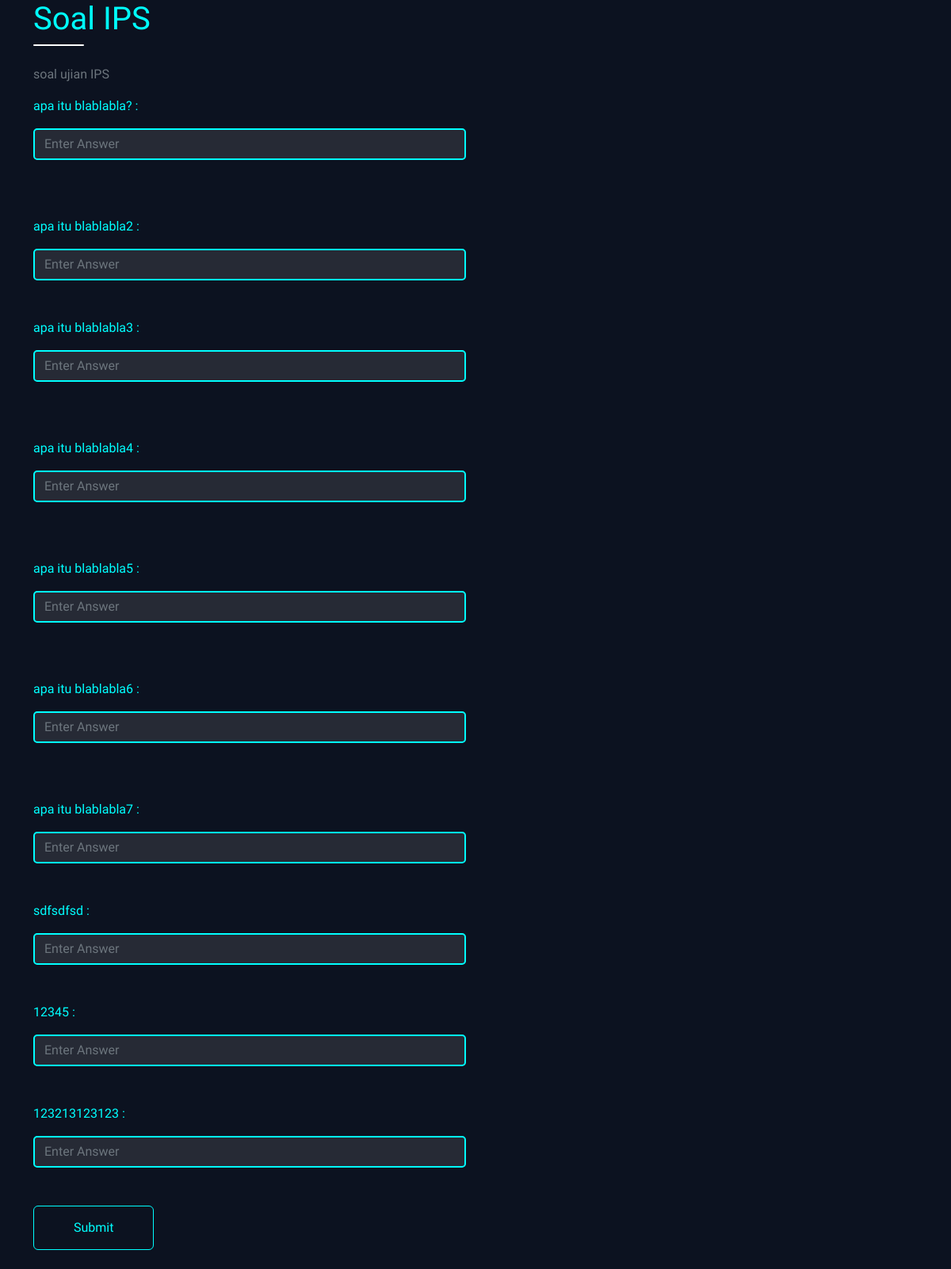
Screenshot of /play.php?id=1 with the database file from the repository.
### tables this page shows
CREATE TABLE `quiz` (
  `id` int(11) NOT NULL,
  `judul` varchar(900) NOT NULL,
  `deskripsi` longtext NOT NULL,
  `author` varchar(900) NOT NULL,
  `waktu` varchar(900) NOT NULL,
  `quiz1` longtext NOT NULL,
  `jawaban1` longtext NOT NULL,
  `quiz2` longtext NOT NULL,
  `jawaban2` longtext NOT NULL,
  `quiz3` longtext NOT NULL,
  `jawaban3` longtext NOT NULL,
  `quiz4` longtext NOT NULL,
  `jawaban4` longtext NOT NULL,
  `quiz5` longtext NOT NULL,
  `jawaban5` longtext NOT NULL,
  `quiz6` longtext NOT NULL,
  `jawaban6` longtext NOT NULL,
  `quiz7` longtext NOT NULL,
  `jawaban7` longtext NOT NULL,
  `quiz8` longtext NOT NULL,
  `jawaban8` longtext NOT NULL,
  `quiz9` longtext NOT NULL,
  `jawaban9` longtext NOT NULL,
  `quiz10` longtext NOT NULL,
  `jawaban10` longtext NOT NULL
);

### play.php (the view, shortened to what this page needs)
<?php
require "func/koneksi.php";
$id = $_GET["id"];
$query = mysqli_query($kon, "SELECT * FROM quiz WHERE id='$id'");
$data = mysqli_fetch_array($query);
?>
<!DOCTYPE html>
<html lang="en">
<head>
    <link rel="stylesheet" href="css/style.css">
    <link href="https://cdn.jsdelivr.net/npm/bootstrap@5.2.1/dist/css/bootstrap.min.css" rel="stylesheet">
</head>
<body>
    <div class="form">
        <div class="container">
            <div class="row">
                <div class="col-md-6">
                    <h1><?= $data["judul"] ?></h1>
                    <div class="line"></div>
                    <br>
                    <p class="text-muted"><?= $data["deskripsi"] ?></p>
                    <form action="" method="POST">
                        <p><?= $data["quiz1"] ?> :</p>
                        <input type="text" name="jawaban1" id="jawaban1" class="form-control" autocomplete="off" placeholder="Enter Answer">
                        <br><br>
                        <br>
                        <p><?= $data["quiz2"] ?> :</p>
                        <input type="text" name="jawaban2" id="jawaban2" class="form-control" autocomplete="off" placeholder="Enter Answer">
                        <br><br>
                        <p><?= $data["quiz3"] ?> :</p>
                        <input type="text" name="jawaban3" id="jawaban3" class="form-control" autocomplete="off" placeholder="Enter Answer">
                        <br><br>
                        <br>
                        <p><?= $data["quiz4"] ?> :</p>
                        <input type="text" name="jawaban4" id="jawaban4" class="form-control" autocomplete="off" placeholder="Enter Answer">
                        <br><br>
                        <br>
                        <p><?= $data["quiz5"] ?> :</p>
                        <input type="text" name="jawaban5" id="jawaban5" class="form-control" autocomplete="off" placeholder="Enter Answer">
                        <br><br>
                        <br>
                        <p><?= $data["quiz6"] ?> :</p>
                        <input type="text" name="jawaban6" id="jawaban6" class="form-control" autocomplete="off" placeholder="Enter Answer">
                        <br><br>
                        <br>
                        <p><?= $data["quiz7"] ?> :</p>
                        <input type="text" name="jawaban7" id="jawaban7" class="form-control" autocomplete="off" placeholder="Enter Answer">
                        <br><br>
                        <p><?= $data["quiz8"] ?> :</p>
                        <input type="text" name="jawaban7" id="jawaban7" class="form-control" autocomplete="off" placeholder="Enter Answer">
                        <br><br>
                        <p><?= $data["quiz9"] ?> :</p>
                        <input type="text" name="jawaban7" id="jawaban7" class="form-control" autocomplete="off" placeholder="Enter Answer">
                        <br><br>
                        <p><?= $data["quiz10"] ?> :</p>
                        <input type="text" name="jawaban7" id="jawaban7" class="form-control" autocomplete="off" placeholder="Enter Answer">
                        <br><br>
                        <button type="submit" name="submit" class="btn btn-outline-dark">Submit</button>
                    </form>
                    <br>
                </div>
                <div class="col-md-6">
                    <br><br><br><br><br><br>
                </div>
            </div>
        </div>
    </div>
</body>
</html>

### css/style.css (style rules this page uses)
body { font-family: "Chakra Petch", sans-serif !important; background-color: #0c1220 !important; overflow-x: hidden !important; }
.form-control { background-color: #262a35 !important; border-radius: 5px !important; border: 2px solid aqua !important; color: aqua !important; }
.line { height: 2px; width: 4rem; background-color: white; border-radius: 5px; }
.btn-outline-dark { padding: 15px 50px 15px 50px !important; transition: 0.2s !important; background-color: #0c1220 !important; color: aqua !important; border: 1px solid aqua !important; }
.form h1 { color: aqua !important; }
form p { color: aqua !important; }

### rows the page displays
quiz: judul "Soal IPS", deskripsi "soal ujian IPS", quiz1 "apa itu blablabla?", quiz2 "apa itu blablabla2", quiz3 "apa itu blablabla3", quiz4 "apa itu blablabla4", quiz5 "apa itu blablabla5", quiz6 "apa itu blablabla6", quiz7 "apa itu blablabla7", quiz8 "sdfsdfsd", quiz9 "12345", quiz10 "123213123123"
